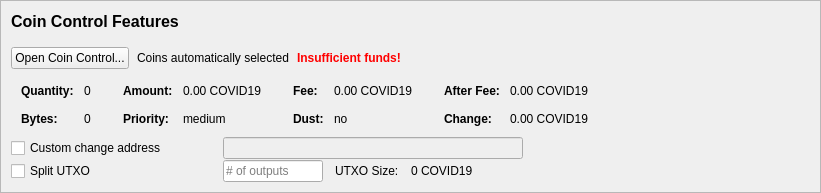
         <widget class="QFrame" name="frameCoinControl">
          <property name="sizePolicy">
           <sizepolicy hsizetype="Expanding" vsizetype="Expanding">
            <horstretch>0</horstretch>
            <verstretch>0</verstretch>
           </sizepolicy>
          </property>
          <property name="maximumSize">
           <size>
            <width>16777215</width>
            <height>16777215</height>
           </size>
          </property>
          <property name="frameShape">
           <enum>QFrame::StyledPanel</enum>
          </property>
          <property name="frameShadow">
           <enum>QFrame::Sunken</enum>
          </property>
          <layout class="QVBoxLayout" name="verticalLayoutCoinControl2">
           <property name="spacing">
            <number>0</number>
           </property>
           <property name="leftMargin">
            <number>0</number>
           </property>
           <property name="topMargin">
            <number>0</number>
           </property>
           <property name="rightMargin">
            <number>0</number>
           </property>
           <property name="bottomMargin">
            <number>0</number>
           </property>
           <item>
            <widget class="QFrame" name="frameCoinControl_BG">
             <layout class="QVBoxLayout" name="verticalLayoutCoinControl" stretch="0,0,0,0,0,0">
              <property name="spacing">
               <number>1</number>
              </property>
              <property name="leftMargin">
               <number>10</number>
              </property>
              <property name="topMargin">
               <number>10</number>
              </property>
              <item>
               <layout class="QHBoxLayout" name="horizontalLayoutCoinControl1">
                <property name="bottomMargin">
                 <number>15</number>
                </property>
                <item>
                 <layout class="QVBoxLayout" name="verticalLayout_3">
                  <property name="spacing">
                   <number>6</number>
                  </property>
                  <item>
                   <widget class="QLabel" name="labelCoinControlFeatures">
                    <property name="sizePolicy">
                     <sizepolicy hsizetype="Preferred" vsizetype="Maximum">
                      <horstretch>0</horstretch>
                      <verstretch>0</verstretch>
                     </sizepolicy>
                    </property>
                    <property name="minimumSize">
                     <size>
                      <width>0</width>
                      <height>20</height>
                     </size>
                    </property>
                    <property name="font">
                     <font>
                      <pointsize>12</pointsize>
                      <weight>75</weight>
                      <bold>true</bold>
                     </font>
                    </property>
                    <property name="styleSheet">
                     <string notr="true">font-weight:bold;</string>
                    </property>
                    <property name="text">
                     <string>Coin Control Features</string>
                    </property>
                   </widget>
                  </item>
                 </layout>
                </item>
               </layout>
              </item>
              <item>
               <layout class="QHBoxLayout" name="horizontalLayoutCoinControl2" stretch="0,0,0,0">
                <property name="spacing">
                 <number>8</number>
                </property>
                <property name="bottomMargin">
                 <number>10</number>
                </property>
                <item>
                 <widget class="QPushButton" name="pushButtonCoinControl">
                  <property name="styleSheet">
                   <string notr="true"/>
                  </property>
                  <property name="text">
                   <string>Open Coin Control...</string>
                  </property>
                  <property name="autoDefault">
                   <bool>false</bool>
                  </property>
                 </widget>
                </item>
                <item>
                 <widget class="QLabel" name="labelCoinControlAutomaticallySelected">
                  <property name="text">
                   <string>Coins automatically selected</string>
                  </property>
                  <property name="margin">
                   <number>5</number>
                  </property>
                 </widget>
                </item>
                <item>
                 <widget class="QLabel" name="labelCoinControlInsuffFunds">
                  <property name="font">
                   <font>
                    <weight>75</weight>
                    <bold>true</bold>
                   </font>
                  </property>
                  <property name="styleSheet">
                   <string notr="true">color:red;font-weight:bold;</string>
                  </property>
                  <property name="text">
                   <string>Insufficient funds!</string>
                  </property>
                  <property name="margin">
                   <number>5</number>
                  </property>
                 </widget>
                </item>
                <item>
                 <spacer name="horizontalSpacerCoinControl">
                  <property name="orientation">
                   <enum>Qt::Horizontal</enum>
                  </property>
                  <property name="sizeHint" stdset="0">
                   <size>
                    <width>40</width>
                    <height>1</height>
                   </size>
                  </property>
                 </spacer>
                </item>
               </layout>
              </item>
              <item>
               <widget class="QWidget" name="widgetCoinControl" native="true">
                <property name="sizePolicy">
                 <sizepolicy hsizetype="Preferred" vsizetype="Preferred">
                  <horstretch>0</horstretch>
                  <verstretch>0</verstretch>
                 </sizepolicy>
                </property>
                <property name="minimumSize">
                 <size>
                  <width>0</width>
                  <height>0</height>
                 </size>
                </property>
                <property name="styleSheet">
                 <string notr="true"/>
                </property>
                <layout class="QHBoxLayout" name="horizontalLayoutCoinControl5">
                 <property name="leftMargin">
                  <number>0</number>
                 </property>
                 <property name="topMargin">
                  <number>0</number>
                 </property>
                 <property name="rightMargin">
                  <number>0</number>
                 </property>
                 <property name="bottomMargin">
                  <number>0</number>
                 </property>
                 <item>
                  <layout class="QHBoxLayout" name="horizontalLayoutCoinControl3" stretch="0,0,0,1">
                   <property name="spacing">
                    <number>20</number>
                   </property>
                   <property name="topMargin">
                    <number>0</number>
                   </property>
                   <property name="bottomMargin">
                    <number>10</number>
                   </property>
                   <item>
                    <layout class="QFormLayout" name="formLayoutCoinControl1">
                     <property name="horizontalSpacing">
                      <number>10</number>
                     </property>
                     <property name="verticalSpacing">
                      <number>14</number>
                     </property>
                     <property name="leftMargin">
                      <number>10</number>
                     </property>
                     <property name="topMargin">
                      <number>4</number>
                     </property>
                     <property name="rightMargin">
                      <number>6</number>
                     </property>
                     <item row="0" column="0">
                      <widget class="QLabel" name="labelCoinControlQuantityText">
                       <property name="font">
                        <font>
                         <weight>75</weight>
                         <bold>true</bold>
                        </font>
                       </property>
                       <property name="text">
                        <string>Quantity:</string>
                       </property>
                       <property name="margin">
                        <number>0</number>
                       </property>
                      </widget>
                     </item>
                     <item row="0" column="1">
                      <widget class="QLabel" name="labelCoinControlQuantity">
                       <property name="cursor">
                        <cursorShape>IBeamCursor</cursorShape>
                       </property>
                       <property name="contextMenuPolicy">
                        <enum>Qt::ActionsContextMenu</enum>
                       </property>
                       <property name="text">
                        <string notr="true">0</string>
                       </property>
                       <property name="margin">
                        <number>0</number>
                       </property>
                       <property name="textInteractionFlags">
                        <set>Qt::LinksAccessibleByMouse|Qt::TextSelectableByKeyboard|Qt::TextSelectableByMouse</set>
                       </property>
                      </widget>
                     </item>
                     <item row="1" column="0">
                      <widget class="QLabel" name="labelCoinControlBytesText">
                       <property name="font">
                        <font>
                         <weight>75</weight>
                         <bold>true</bold>
                        </font>
                       </property>
                       <property name="text">
                        <string>Bytes:</string>
                       </property>
                      </widget>
                     </item>
                     <item row="1" column="1">
                      <widget class="QLabel" name="labelCoinControlBytes">
                       <property name="cursor">
                        <cursorShape>IBeamCursor</cursorShape>
                       </property>
                       <property name="contextMenuPolicy">
                        <enum>Qt::ActionsContextMenu</enum>
                       </property>
                       <property name="text">
                        <string notr="true">0</string>
                       </property>
                       <property name="textInteractionFlags">
                        <set>Qt::LinksAccessibleByMouse|Qt::TextSelectableByKeyboard|Qt::TextSelectableByMouse</set>
                       </property>
                      </widget>
                     </item>
                    </layout>
                   </item>
                   <item>
                    <layout class="QFormLayout" name="formLayoutCoinControl2">
                     <property name="horizontalSpacing">
                      <number>10</number>
                     </property>
                     <property name="verticalSpacing">
                      <number>14</number>
                     </property>
                     <property name="leftMargin">
                      <number>6</number>
                     </property>
                     <property name="topMargin">
                      <number>4</number>
                     </property>
                     <property name="rightMargin">
                      <number>6</number>
                     </property>
                     <item row="0" column="0">
                      <widget class="QLabel" name="labelCoinControlAmountText">
                       <property name="font">
                        <font>
                         <weight>75</weight>
                         <bold>true</bold>
                        </font>
                       </property>
                       <property name="text">
                        <string>Amount:</string>
                       </property>
                       <property name="margin">
                        <number>0</number>
                       </property>
                      </widget>
                     </item>
                     <item row="0" column="1">
                      <widget class="QLabel" name="labelCoinControlAmount">
                       <property name="cursor">
                        <cursorShape>IBeamCursor</cursorShape>
                       </property>
                       <property name="contextMenuPolicy">
                        <enum>Qt::ActionsContextMenu</enum>
                       </property>
                       <property name="text">
                        <string notr="true">0.00 COVID19</string>
                       </property>
                       <property name="textInteractionFlags">
                        <set>Qt::LinksAccessibleByMouse|Qt::TextSelectableByKeyboard|Qt::TextSelectableByMouse</set>
                       </property>
                      </widget>
                     </item>
                     <item row="1" column="0">
                      <widget class="QLabel" name="labelCoinControlPriorityText">
                       <property name="font">
                        <font>
                         <weight>75</weight>
                         <bold>true</bold>
                        </font>
                       </property>
                       <property name="text">
                        <string>Priority:</string>
                       </property>
                      </widget>
                     </item>
                     <item row="1" column="1">
                      <widget class="QLabel" name="labelCoinControlPriority">
                       <property name="cursor">
                        <cursorShape>IBeamCursor</cursorShape>
                       </property>
                       <property name="contextMenuPolicy">
                        <enum>Qt::ActionsContextMenu</enum>
                       </property>
                       <property name="text">
                        <string>medium</string>
                       </property>
                       <property name="textInteractionFlags">
                        <set>Qt::LinksAccessibleByMouse|Qt::TextSelectableByKeyboard|Qt::TextSelectableByMouse</set>
                       </property>
                      </widget>
                     </item>
                    </layout>
                   </item>
                   <item>
                    <layout class="QFormLayout" name="formLayoutCoinControl3">
                     <property name="horizontalSpacing">
                      <number>10</number>
                     </property>
                     <property name="verticalSpacing">
                      <number>14</number>
                     </property>
                     <property name="leftMargin">
                      <number>6</number>
                     </property>
                     <property name="topMargin">
                      <number>4</number>
                     </property>
                     <property name="rightMargin">
                      <number>6</number>
                     </property>
                     <item row="0" column="0">
                      <widget class="QLabel" name="labelCoinControlFeeText">
                       <property name="font">
                        <font>
                         <weight>75</weight>
                         <bold>true</bold>
                        </font>
                       </property>
                       <property name="text">
                        <string>Fee:</string>
                       </property>
                       <property name="margin">
                        <number>0</number>
                       </property>
                      </widget>
                     </item>
                     <item row="0" column="1">
                      <widget class="QLabel" name="labelCoinControlFee">
                       <property name="cursor">
                        <cursorShape>IBeamCursor</cursorShape>
                       </property>
                       <property name="contextMenuPolicy">
                        <enum>Qt::ActionsContextMenu</enum>
                       </property>
                       <property name="text">
                        <string notr="true">0.00 COVID19</string>
                       </property>
                       <property name="textInteractionFlags">
                        <set>Qt::LinksAccessibleByMouse|Qt::TextSelectableByKeyboard|Qt::TextSelectableByMouse</set>
                       </property>
                      </widget>
                     </item>
                     <item row="1" column="0">
                      <widget class="QLabel" name="labelCoinControlLowOutputText">
                       <property name="font">
                        <font>
                         <weight>75</weight>
                         <bold>true</bold>
                        </font>
                       </property>
                       <property name="text">
                        <string>Dust:</string>
                       </property>
                      </widget>
                     </item>
                     <item row="1" column="1">
                      <widget class="QLabel" name="labelCoinControlLowOutput">
                       <property name="cursor">
                        <cursorShape>IBeamCursor</cursorShape>
                       </property>
                       <property name="contextMenuPolicy">
                        <enum>Qt::ActionsContextMenu</enum>
                       </property>
                       <property name="text">
                        <string>no</string>
                       </property>
                       <property name="textInteractionFlags">
                        <set>Qt::LinksAccessibleByMouse|Qt::TextSelectableByKeyboard|Qt::TextSelectableByMouse</set>
                       </property>
                      </widget>
                     </item>
                    </layout>
                   </item>
                   <item>
                    <layout class="QFormLayout" name="formLayoutCoinControl4">
                     <property name="horizontalSpacing">
                      <number>10</number>
                     </property>
                     <property name="verticalSpacing">
                      <number>14</number>
                     </property>
                     <property name="leftMargin">
                      <number>6</number>
                     </property>
                     <property name="topMargin">
                      <number>4</number>
                     </property>
                     <property name="rightMargin">
                      <number>6</number>
                     </property>
                     <item row="0" column="0">
                      <widget class="QLabel" name="labelCoinControlAfterFeeText">
                       <property name="font">
                        <font>
                         <weight>75</weight>
                         <bold>true</bold>
                        </font>
                       </property>
                       <property name="text">
                        <string>After Fee:</string>
                       </property>
                       <property name="margin">
                        <number>0</number>
                       </property>
                      </widget>
                     </item>
                     <item row="0" column="1">
                      <widget class="QLabel" name="labelCoinControlAfterFee">
                       <property name="cursor">
                        <cursorShape>IBeamCursor</cursorShape>
                       </property>
                       <property name="contextMenuPolicy">
                        <enum>Qt::ActionsContextMenu</enum>
                       </property>
                       <property name="text">
                        <string notr="true">0.00 COVID19</string>
                       </property>
                       <property name="textInteractionFlags">
                        <set>Qt::LinksAccessibleByMouse|Qt::TextSelectableByKeyboard|Qt::TextSelectableByMouse</set>
                       </property>
                      </widget>
                     </item>
                     <item row="1" column="0">
                      <widget class="QLabel" name="labelCoinControlChangeText">
                       <property name="font">
                        <font>
                         <weight>75</weight>
                         <bold>true</bold>
                        </font>
                       </property>
                       <property name="text">
                        <string>Change:</string>
                       </property>
                      </widget>
                     </item>
                     <item row="1" column="1">
                      <widget class="QLabel" name="labelCoinControlChange">
                       <property name="cursor">
                        <cursorShape>IBeamCursor</cursorShape>
                       </property>
                       <property name="contextMenuPolicy">
                        <enum>Qt::ActionsContextMenu</enum>
                       </property>
                       <property name="text">
                        <string notr="true">0.00 COVID19</string>
                       </property>
                       <property name="textInteractionFlags">
                        <set>Qt::LinksAccessibleByMouse|Qt::TextSelectableByKeyboard|Qt::TextSelectableByMouse</set>
                       </property>
                      </widget>
                     </item>
                    </layout>
                   </item>
                  </layout>
                 </item>
                </layout>
               </widget>
              </item>
              <item>
               <layout class="QHBoxLayout" name="horizontalLayoutCoinControl4">
                <property name="spacing">
                 <number>12</number>
                </property>
                <property name="sizeConstraint">
                 <enum>QLayout::SetDefaultConstraint</enum>
                </property>
                <property name="topMargin">
                 <number>0</number>
                </property>
                <property name="rightMargin">
                 <number>0</number>
                </property>
                <item>
                 <widget class="QCheckBox" name="checkBoxCoinControlChange">
                  <property name="sizePolicy">
                   <sizepolicy hsizetype="Preferred" vsizetype="Preferred">
                    <horstretch>0</horstretch>
                    <verstretch>0</verstretch>
                   </sizepolicy>
                  </property>
                  <property name="minimumSize">
                   <size>
                    <width>200</width>
                    <height>0</height>
                   </size>
                  </property>
                  <property name="maximumSize">
                   <size>
                    <width>200</width>
                    <height>16777215</height>
                   </size>
                  </property>
                  <property name="toolTip">
                   <string>If this is activated, but the change address is empty or invalid, change will be sent to a newly generated address.</string>
                  </property>
                  <property name="text">
                   <string>Custom change address</string>
                  </property>
                 </widget>
                </item>
                <item>
                 <widget class="QValidatedLineEdit" name="lineEditCoinControlChange">
                  <property name="enabled">
                   <bool>false</bool>
                  </property>
                  <property name="sizePolicy">
                   <sizepolicy hsizetype="Preferred" vsizetype="Preferred">
                    <horstretch>0</horstretch>
                    <verstretch>0</verstretch>
                   </sizepolicy>
                  </property>
                  <property name="minimumSize">
                   <size>
                    <width>300</width>
                    <height>0</height>
                   </size>
                  </property>
                 </widget>
                </item>
                <item>
                 <widget class="QLabel" name="labelCoinControlChangeLabel">
                  <property name="sizePolicy">
                   <sizepolicy hsizetype="Preferred" vsizetype="Preferred">
                    <horstretch>0</horstretch>
                    <verstretch>0</verstretch>
                   </sizepolicy>
                  </property>
                  <property name="minimumSize">
                   <size>
                    <width>100</width>
                    <height>0</height>
                   </size>
                  </property>
                  <property name="text">
                   <string/>
                  </property>
                  <property name="margin">
                   <number>3</number>
                  </property>
                 </widget>
                </item>
               </layout>
              </item>
              <item>
               <layout class="QHBoxLayout" name="horizontalLayoutCoinControl6">
                <property name="spacing">
                 <number>12</number>
                </property>
                <property name="rightMargin">
                 <number>0</number>
                </property>
                <item>
                 <widget class="QCheckBox" name="splitBlockCheckBox">
                  <property name="sizePolicy">
                   <sizepolicy hsizetype="Preferred" vsizetype="Preferred">
                    <horstretch>0</horstretch>
                    <verstretch>0</verstretch>
                   </sizepolicy>
                  </property>
                  <property name="minimumSize">
                   <size>
                    <width>200</width>
                    <height>0</height>
                   </size>
                  </property>
                  <property name="maximumSize">
                   <size>
                    <width>200</width>
                    <height>16777215</height>
                   </size>
                  </property>
                  <property name="text">
                   <string>Split UTXO</string>
                  </property>
                 </widget>
                </item>
                <item>
                 <widget class="QLineEdit" name="splitBlockLineEdit">
                  <property name="sizePolicy">
                   <sizepolicy hsizetype="Preferred" vsizetype="Preferred">
                    <horstretch>50</horstretch>
                    <verstretch>0</verstretch>
                   </sizepolicy>
                  </property>
                  <property name="minimumSize">
                   <size>
                    <width>100</width>
                    <height>0</height>
                   </size>
                  </property>
                  <property name="maximumSize">
                   <size>
                    <width>100</width>
                    <height>16777215</height>
                   </size>
                  </property>
                  <property name="placeholderText">
                   <string># of outputs</string>
                  </property>
                 </widget>
                </item>
                <item>
                 <widget class="QLabel" name="labelBlockSizeText">
                  <property name="text">
                   <string>UTXO Size:</string>
                  </property>
                 </widget>
                </item>
                <item>
                 <widget class="QLabel" name="labelBlockSize">
                  <property name="text">
                   <string>0 COVID19</string>
                  </property>
                 </widget>
                </item>
                <item>
                 <spacer name="horizontalSpacer_7">
                  <property name="orientation">
                   <enum>Qt::Horizontal</enum>
                  </property>
                  <property name="sizeHint" stdset="0">
                   <size>
                    <width>40</width>
                    <height>20</height>
                   </size>
                  </property>
                 </spacer>
                </item>
               </layout>
              </item>
              <item>
               <spacer name="verticalSpacerCoinControl">
                <property name="orientation">
                 <enum>Qt::Vertical</enum>
                </property>
                <property name="sizeHint" stdset="0">
                 <size>
                  <width>800</width>
                  <height>1</height>
                 </size>
                </property>
               </spacer>
              </item>
             </layout>
            </widget>
           </item>
          </layout>
         </widget>
